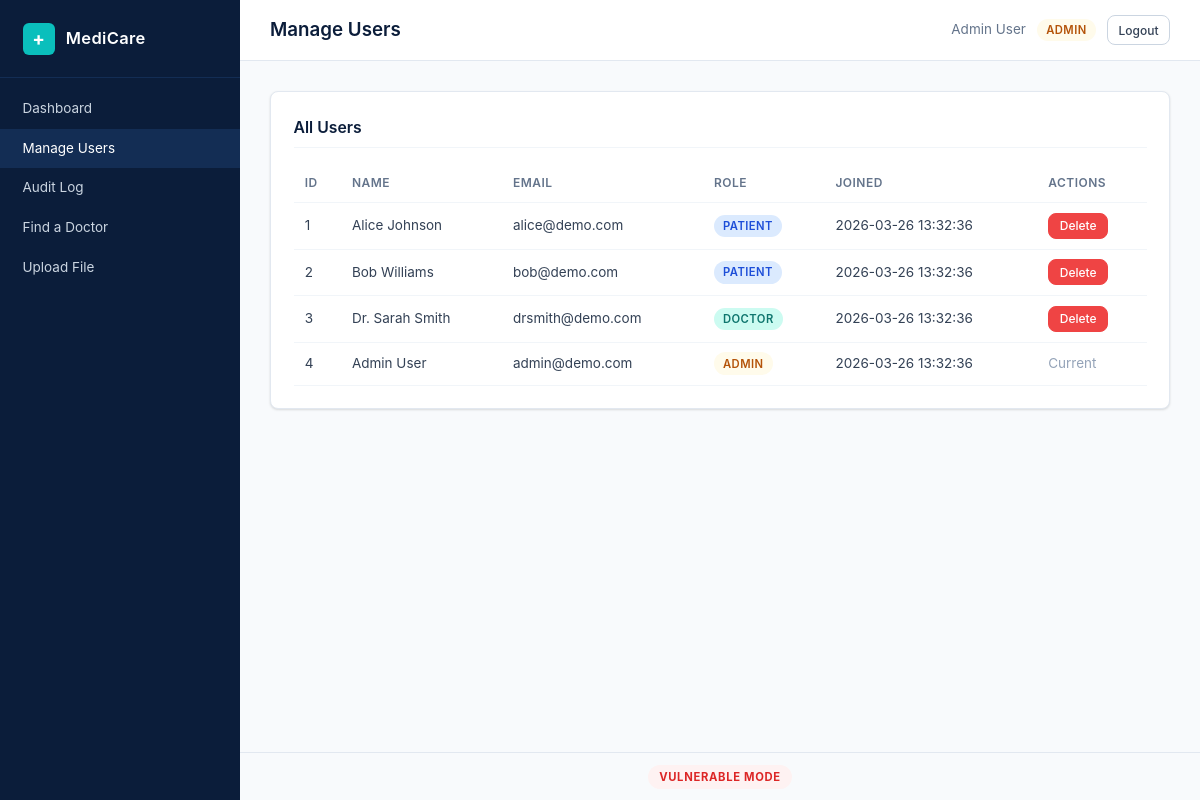
/admin/users.php (signed in), run on the app's committed database.
### tables this page shows
CREATE TABLE users (
    id INT AUTO_INCREMENT PRIMARY KEY,
    name VARCHAR(100) NOT NULL,
    email VARCHAR(150) NOT NULL UNIQUE,
    password VARCHAR(255) NOT NULL,
    role ENUM('patient','doctor','admin') NOT NULL DEFAULT 'patient',
    created_at TIMESTAMP DEFAULT CURRENT_TIMESTAMP
);

### config.php (called while the page is built, shortened)
<?php
function currentUserId(): int {
    return (int) $_SESSION['user_id'];
}
function esc(string $value): string {
    return htmlspecialchars($value, ENT_QUOTES, 'UTF-8');
}

### admin/users.php (the view, shortened to what this page needs)
<?php
require_once __DIR__ . '/../config.php';
require_once __DIR__ . '/../helpers.php';
$conn = getDB();
$users = $conn->query("SELECT id, name, email, role, created_at FROM users ORDER BY id")->fetchAll();
?>
<div class="card">
    <h2 class="card-title">All Users</h2>
    <table class="data-table">
        <thead>
            <tr>
                <th>ID</th>
                <th>Name</th>
                <th>Email</th>
                <th>Role</th>
                <th>Joined</th>
                <th>Actions</th>
            </tr>
        </thead>
        <tbody>
            <?php foreach ($users as $u): ?>
                <tr>
                    <td><?= $u['id'] ?></td>
                    <td><?= esc($u['name']) ?></td>
                    <td><?= esc($u['email']) ?></td>
                    <td><span class="role-badge role-<?= esc($u['role']) ?>"><?= esc(ucfirst($u['role'])) ?></span></td>
                    <td><?= esc($u['created_at']) ?></td>
                    <td>
                        <?php if ((int)$u['id'] !== currentUserId()): ?>
                            <form method="POST" style="display:inline"
                                  onsubmit="return confirm('Delete this user?')">
                                <button type="submit" class="btn btn-sm btn-danger">Delete</button>
                            </form>
                        <?php else: ?>
                            <span class="text-muted">Current</span>
                        <?php endif; ?>
                    </td>
                </tr>
            <?php endforeach; ?>
        </tbody>
    </table>
</div>

### assets/style.css (style rules this page uses)
*, *::before, *::after { margin: 0; padding: 0; box-sizing: border-box; }
:root { --navy: #0B1D3A; --navy-light: #132D54; --navy-dark: #071429; --teal: #0ABFBC; --teal-dark: #089E9B; --white: #FFFFFF; --gray-50: #F8FAFC; --gray-100: #F1F5F9; --gray-200: #E2E8F0; --gray-300: #CBD5E1; --gray-400: #94A3B8; --gray-500: #64748B; --gray-700: #334155; --red: #EF4444; --red-bg: #FEF2F2; --green: #22C55E; --green-bg: #F0FDF4; --amber: #F59E0B; --amber-bg: #FFFBEB; --blue: #3B82F6; --radius: 8px; --shadow: 0 1px 3px rgba(0,0,0,0.08), 0 1px 2px rgba(0,0,0,0.06); --shadow-md: 0 4px 6px rgba(0,0,0,0.07), 0 2px 4px rgba(0,0,0,0.06); --sidebar-width: 240px; --font: -apple-system, BlinkMacSystemFont, "Segoe UI", system-ui, sans-serif; }
html { font-size: 15px; }
body { font-family: var(--font); background: var(--gray-50); color: var(--gray-700); line-height: 1.6; min-height: 100vh; }
.role-badge { display: inline-block; padding: 0.15rem 0.6rem; border-radius: 999px; font-size: 0.75rem; font-weight: 600; text-transform: uppercase; letter-spacing: 0.04em; }
.role-patient { background: #DBEAFE; color: #1D4ED8; }
.role-doctor { background: #CCFBF1; color: #0F766E; }
.role-admin { background: var(--amber-bg); color: #B45309; }
.card { background: var(--white); border: 1px solid var(--gray-200); border-radius: var(--radius); padding: 1.5rem; margin-bottom: 1.25rem; box-shadow: var(--shadow); }
.card-title { font-size: 1.05rem; font-weight: 600; color: var(--navy); margin-bottom: 1rem; padding-bottom: 0.5rem; border-bottom: 1px solid var(--gray-100); }
.data-table { width: 100%; border-collapse: collapse; }
.data-table th, .data-table td { padding: 0.65rem 0.75rem; text-align: left; border-bottom: 1px solid var(--gray-100); font-size: 0.9rem; }
.data-table th { font-weight: 600; color: var(--gray-500); font-size: 0.8rem; text-transform: uppercase; letter-spacing: 0.04em; }
.btn { display: inline-block; padding: 0.55rem 1.1rem; border: 1px solid var(--gray-300); border-radius: var(--radius); background: var(--white); color: var(--gray-700); font-family: var(--font); font-size: 0.85rem; font-weight: 500; cursor: pointer; text-decoration: none; text-align: center; transition: background 0.15s, border-color 0.15s; }
.btn-danger { background: var(--red); color: var(--white); border-color: var(--red); }
.btn-sm { padding: 0.3rem 0.7rem; font-size: 0.8rem; }
.text-muted { color: var(--gray-400); font-size: 0.9rem; }

### data on the page
users: id "1", name "Alice Johnson", email "alice@demo.com", role "PATIENT", created_at "2026-03-26 13:32:36"
users: id "2", name "Bob Williams", email "bob@demo.com", role "PATIENT", created_at "2026-03-26 13:32:36"
users: id "3", name "Dr. Sarah Smith", email "drsmith@demo.com", role "DOCTOR", created_at "2026-03-26 13:32:36"
users: id "4", name "Admin User", email "admin@demo.com", role "ADMIN", created_at "2026-03-26 13:32:36", shows "Current"

### other printed values
$item['label'] "Dashboard"
$item['label'] "Manage Users"
$item['label'] "Audit Log"
$item['label'] "Find a Doctor"
$item['label'] "Upload File"
$title "Manage Users"
$name "Admin User"
$role "ADMIN"
$mode "VULNERABLE"
